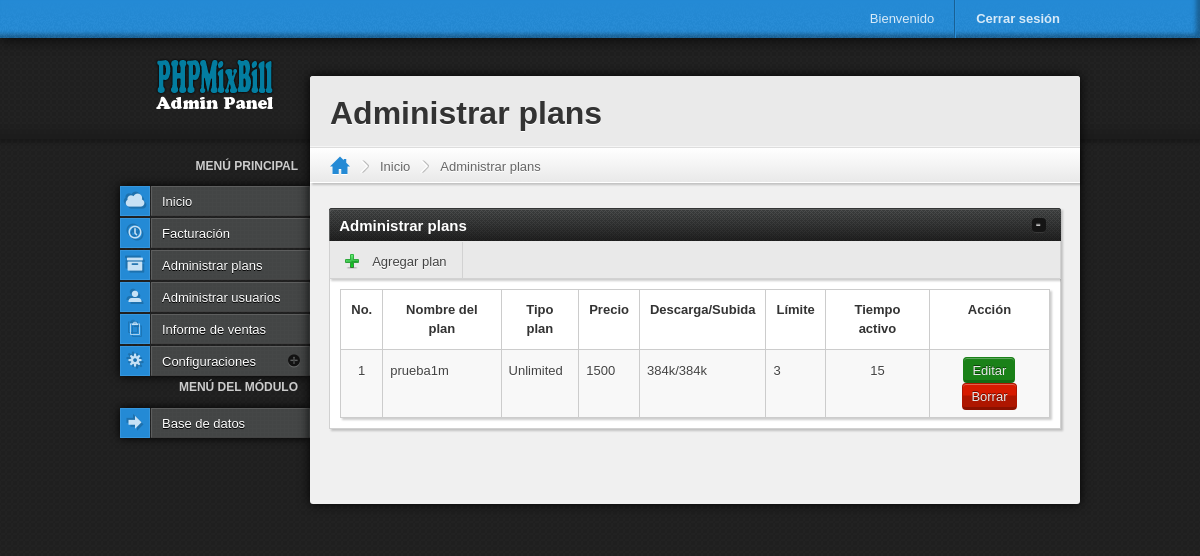
Page /cpadmin/index.php?page=paket (signed in) on the committed database.
### tables this page shows
CREATE TABLE `tbl_modul` (
  `id_modul` int(5) NOT NULL,
  `nama_modul` varchar(50) NOT NULL,
  `filename` varchar(100) NOT NULL,
  `status` enum('user','admin') NOT NULL,
  `aktif` enum('Y','N') NOT NULL DEFAULT 'Y',
  `urutan` int(5) NOT NULL
);

CREATE TABLE `tbl_paket` (
  `id_paket` int(5) NOT NULL,
  `jenis` varchar(15) NOT NULL,
  `nama_paket` varchar(40) NOT NULL,
  `harga` varchar(10) NOT NULL,
  `rate` varchar(10) NOT NULL,
  `masa_aktiv` varchar(5) NOT NULL,
  `limit` varchar(15) NOT NULL
);

### cpadmin/index.php (called while the page is built, shortened)
<?php
	require "../system/language.php";
	require "theme/header.php";
	$page = "home";
	if(isset($_GET['page'])) $page = $_GET['page'];
	require "content/{$page}.php";
	require "theme/footer.php";
?>

### system/language.php (called while the page is built, shortened)
<?php
$lang_welcome 		= "Bienvenido";
$lang_logout 		= "Cerrar sesión";
$lang_menu 			= "Menú principal";
$lang_menu_modul	= "Menú del módulo";
$lang_dash 			= "Inicio";
$lang_number		= "No.";
$lang_proses		= "Acción";
$lang_bill 			= "Facturación";
$lang_edit_bt		= "Editar";
$lang_del_bt		= "Borrar";
$lang_packet		= "Administrar plans";
$lang_add_pack		= "Agregar plan";
$lang_name_pack		= "Nombre del plan";
$lang_type			= "Tipo plan";
$lang_price_pack	= "Precio";
$lang_rate			= "Descarga/Subida";
$lang_limit			= "Límite";
$lang_act_time		= "Tiempo activo";
$lang_user			= "Administrar usuarios";
$lang_report		= "Informe de ventas";
$lang_setting		= "Configuraciones";
?>

### cpadmin/content/paket.php (the view, shortened to what this page needs)
<?php
switch($_GET['act']){
	case 'tampil':
	echo "<section id='pane'>
			<header>
				<h1>$lang_packet</h1>
				<nav class='breadcrumbs'>
					<ul>
						<li class='alt'><a href='./'><i class='icon-home'></i></a></li>
						<li><a href='index.php'>$lang_dash</a></li>
						<li><a href='?page=paket'>$lang_packet</a></li>
					</ul>
				</nav>
			</header>
			<div id='pane-content'>
				<div class='widget minimizable g4'>
					<header>
						<h2>$lang_packet</h2>
						<nav class='buttons'>
							<ul>
								<li><a href='#AddPaket' class='modal-trigger'><i class='fugue-plus'></i> $lang_add_pack</a></li>
							</ul>
						</nav>
					</header>
					<div class='table-wrapper'>
						<div class='content'>";
						echo "<table>
								<thead>
									<tr>
										<th>$lang_number</th>
										<th>$lang_name_pack</th>
										<th>$lang_type</th>
										<th>$lang_price_pack</th>
										<th>$lang_rate</th>
										<th>$lang_limit</th>
										<th>$lang_act_time</th>
										<th>$lang_proses</th>
									</tr>
								</thead>
								<tbody>";
								$no=1;
								$q_paket= mysql_query("SELECT * FROM tbl_paket");
								while($r=mysql_fetch_array($q_paket)){
									if($r['jenis'] =='TimeBase'){
										$text = $lang_time;
									}elseif($r['jenis'] =='QuotaBase'){
										$text = 'bytes';
									}else{
										$text = '';
									}
								echo "<tr>
										<td align='center'>$no</td>
										<td>$r[nama_paket]</td>
										<td>$r[jenis]</td>
										<td>$r[harga]</td>
										<td>$r[rate]</td>
										<td>$r[limit] $text</td>
										<td align='center'>$r[masa_aktiv]</td>
										<td align='center'><a href='?page=paket&act=edit&id=$r[id_paket]' class='bt green small'>$lang_edit_bt</a>
										<a href='?page=paket&act=hapus&id=$r[id_paket]&p=$r[nama_paket]' class='bt red small'>$lang_del_bt</a></td>
									</tr>";
								$no++;
								}
							echo "</tbody>
							</table>
						</div>
					</div>
				</div>
				<div class='cf'></div>
			</div>
					<div id='AddPaket' class='window-modal g2' hidden>
						<h2 class='title'>$lang_add_pack</h2>
							<div class='content'>
								<form action='' method='post' class='js-validate'>
								<input type='hidden' name='SavePaket' value='1'>
									<div class='field g2'>
										<label>$lang_type</label>
										<div class='entry'>
											<select class='required' name='jenis'>
												<option value=''>- Seleccione el plan -</option>
												<option value='Unlimited'>Ilimitado</option>
												<option value='TimeBase'>Time Base</option>
												<option value='QuotaBase'>Quota Base</option>
											</select>
										</div>
									</div>
									<div class='cf'></div>
									<div class='field g2'>
										<label>$lang_name_pack ( $lang_nospace )</label>
										<div class='entry'>
											<input type='text' class='required' name='nama' />
										</div>
									</div>
									<div class='cf'></div>
									<div class='field g2'>
										<label>$lang_price_pack</label>
										<div class='entry'>
											<input type='text' class='required' name='harga' />
										</div>
									</div>
									<div class='field g2'>
										<label>$lang_rate</label>
										<div class='entry'>
											<input type='text' class='required' name='rate' value='384k/384k' />
										</div>
									</div>
									<div class='cf'></div>
									<div class='field g2'>
										<label>$lang_limit</label>
										<div class='entry'>
											<input type='text' class='required' name='limit' />
											Jika jenis Unlimited isi: Unlimited<br>
											Jika TimeBase isi: jumlah jam<br>
											Jika QuotaBase isi: jumlah bytes
										</div>
									</div>
									<div class='field g2'>
										<label>$lang_act_time</label>
										<div class='entry'>
											<input type='text' class='required' name='masaAktiv' />
											Isi jumlah hari
										</div>
									</div>
									<div class='cf'></div>
							</div>
							<footer class='pane'>
								<div class='cf'></div>
								<input type='submit' class='bt green large' value='$lang_save_bt' />
								<a href='#' class='bt red large close'>$lang_cancel_bt</a>
							</footer>
						</form>
					</div>
		</section>";
	break;
}
?>

### cpadmin/theme/header.php (shortened to what this page needs)
<!DOCTYPE html>
<html>
    <head>
        <link rel="stylesheet" href="theme/css/icomoon.css" />
        <link rel="stylesheet" href="theme/css/websymbols.css" />
        <link rel="stylesheet" href="theme/css/formalize.css" />
        <link rel="stylesheet" href="theme/css/style.css" />
        <link rel="stylesheet" href="theme/css/theme-blue.css" />
        <link rel="stylesheet" href="theme/plugins/ui/ui-custom.css" />
        <link rel="stylesheet" href="theme/plugins/validationEngine/validationEngine.jquery.css" />
    </head>
    <body class="fixed fixed-topbar">
		<div id="wrapper">
			<section id="top">
				<header>
					<nav id="menu-bar">
						<ul>
							<li class="with-submenu">
								<a href="#"><?php echo $lang_welcome;?> <?php echo $_SESSION['admin'];?></a>
							</li>
							<li class="keep"><a href="logout.php" class="bold"><?php echo $lang_logout;?></a></li>
						</ul>
					</nav>
				</header>
			</section>
			<section id="page">
				<aside id="sidebar">
					<div id="logo">
						<a href="index.php"><img src="theme/images/logo.png" alt="PHPMixBill" /></a>
					</div>
					<div class="menus">
					<?php include "menu-nav.php";?>
					</div>
				</aside>
				<section id="content">
					<section id="content-top"><br></section>

### cpadmin/theme/menu-nav.php (shortened to what this page needs)
<nav>
	<h2><?php echo $lang_menu;?></h2>
	<ul>
		<li><a href="./"><i class="glyph-cloud"></i><div class="label"><?php echo $lang_dash;?></div></a></li>
		<li><a href="?page=billing"><i class="glyph-clock"></i><div class="label"><?php echo $lang_bill;?></div></a></li>
		<li><a href="?page=paket"><i class="glyph-archive"></i><div class="label"><?php echo $lang_packet;?></div></a></li>
		<li><a href="?page=user"><i class="icon-user"></i><div class="label"><?php echo $lang_user;?></div></a></li>
		<li><a href="?page=laporan"><i class="icon-clipboard"></i><div class="label"><?php echo $lang_report;?></div></a></li>
		<li><a href="#"><i class="glyph-settings"></i><div class="label"><?php echo $lang_setting;?></div></a>
		</li>
	</ul>
	<?php
		$sql=mysql_query("SELECT * FROM tbl_modul WHERE aktif='Y' ORDER by urutan");
		$jml = mysql_num_rows($sql);
		if ($jml > 0){
		echo "<h2>$lang_menu_modul</h2>
				<ul>";
			while ($m=mysql_fetch_array($sql)){
				echo "<li><a href='?page=$m[filename]'><i class='icon-arrow-right-2'></i><div class='label'>Base de datos</div></a></li>";
			}
		echo "</ul>";
		}
	?>
</nav>

### cpadmin/theme/footer.php (shortened to what this page needs)
?>				</section>
			</section>
		</div>
	</body>
</html>

### cpadmin/theme/css/icomoon.css (style rules this page uses)
[class^="icon-"], [class*=" icon-"] { font-family: 'IcoMoon'; font-style: normal; }
.icon-home:before { content: "\e0cf"; }
.icon-user:before { content: "\e08f"; }
.icon-clipboard:before { content: "\e05d"; }
.icon-arrow-right-2:before { content: "\e028"; }

### cpadmin/theme/css/websymbols.css (style rules this page uses)
[class^="glyph-"], [class*=" glyph-"] { font-style: normal; font-family: 'WebSymbolsRegular'; }
.glyph-settings:before { content: "S" }
.glyph-cloud:before { content: "C" }
.glyph-archive:before { content: "Z" }
.glyph-clock:before { content: "P" }

### cpadmin/theme/css/theme-blue.css (style rules this page uses)
a { color: #248ad5; }
body #top { background: #248ad5; background: linear-gradient(top, #248ad5, #1d71ae 50%, #1a6298 51%, #1d71ae); }
body #top header #menu-bar { height: 38px; }
body #top header #menu-bar > ul { float: right; }
body #top header #menu-bar > ul > li { border-right: 1px solid #196094; border-left: 1px solid #288fdb; }
body #top header #menu-bar > ul > li > a { color: #d7eaf8; }
body #page #sidebar .menus > nav > ul > li > a i { background: #248ad5; background: linear-gradient(top, #248ad5, #1d71ae 50%, #1a6298 51%, #1d71ae); border: 1px solid #3696dd; text-shadow: 2px 2px 0 #1d71ae, -2px -2px 0 #1d71ae; color: #c6e1f5; }
body #page #content #pane > header .breadcrumbs ul li.alt a { color: #248ad5; }
.bt { border: 1px solid #1a6298; border-bottom: 3px solid #15517e; background: #196094; background: linear-gradient(#1e73b2, #1e73b2 49%, #196094 51%); }

### rows in the picture
tbl_paket: nama_paket "prueba1m", jenis "Unlimited", harga "1500", rate "384k/384k", limit "3", masa_aktiv "15"

### other values in the picture
$lang_welcome "Bienvenido"
$lang_logout "Cerrar sesión"
$lang_menu "MENÚ PRINCIPAL"
$lang_dash "Inicio"
$lang_bill "Facturación"
$lang_packet "Administrar plans"
$lang_user "Administrar usuarios"
$lang_report "Informe de ventas"
$lang_setting "Configuraciones"
$lang_menu_modul "MENÚ DEL MÓDULO"
$lang_add_pack "Agregar plan"
$lang_number "No."
$lang_name_pack "Nombre del plan"
$lang_type "Tipo plan"
$lang_price_pack "Precio"
